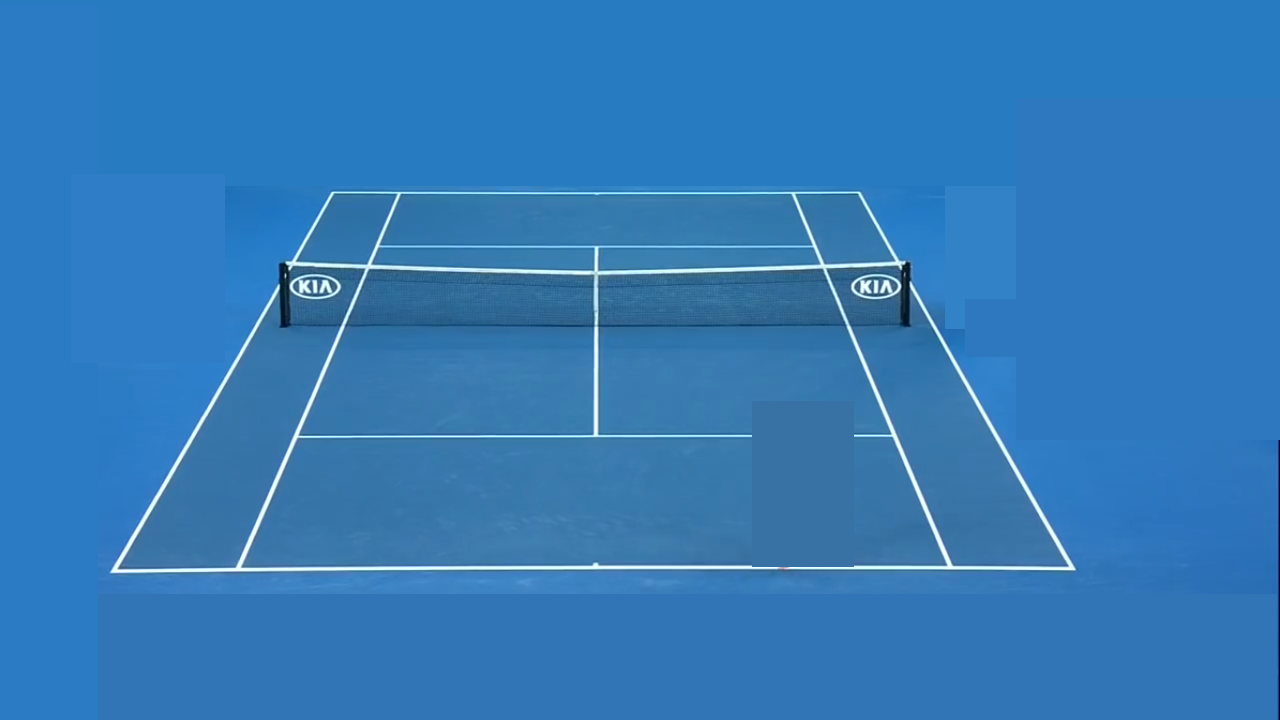
%> input picture temporal_segmentation_sift/court_template/template1.png, 1280 x 720 px
$ octave --eval "result = getFrameFeatureDescriptor(imread('court_template/template1.png'));"   (GNU Octave 9; MATLAB toolbox functions it lacks are replaced by stand-ins)
%> lines starting %> are read from the running program, lines starting %| are printed output that depends on the picture; in (x1, y1, x2, y2) boxes, pixels count from 0 and x2, y2 are one past the last pixel; in counts of white or black regions, pixels touching at a corner belong together; the program's own positions count from 1
function [frameFeatures , frameDescriptors] = getFrameFeatureDescriptor(frame_image)

[height, width, dim] = size(frame_image);
frame_image_edge = edge(imgaussfilt(rgb2gray(frame_image),1),'sobel');
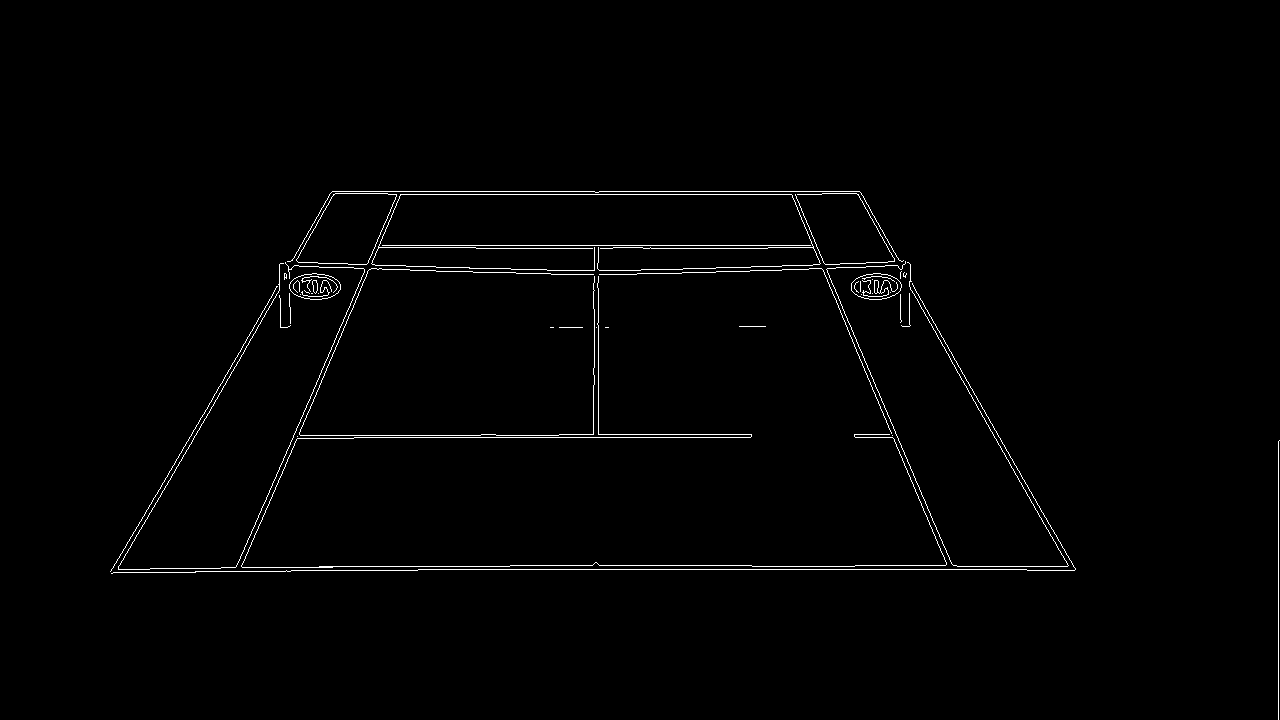
%> frame_image_edge: size 720x1280 logical; 1.1% white in thin lines or dots, all inside (x1, y1, x2, y2) = (110, 191, 1280, 720)

court_image = frame_image;
%> court_image is the input picture: size 720x1280x3 uint8; mean R, G, B 50.5, 121.9, 184.6

% [17 lines of commented-out code are left out]

frame_image_gray = single(imgaussfilt(rgb2gray(court_image),1));
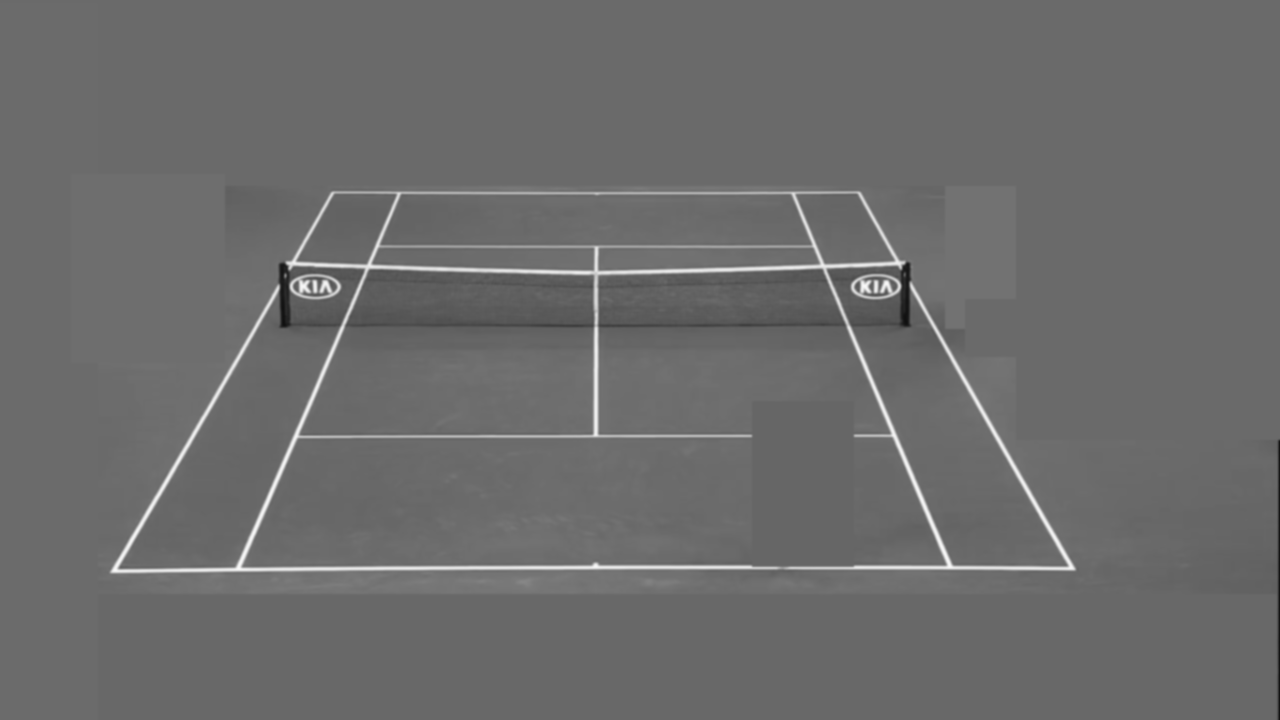
%> frame_image_gray: size 720x1280 single; min 16, max 249, mean 107.7
% [6 lines of commented-out code are left out]
%> (the run ends here)

$ run again, on temporal_segmentation_sift/court_template/template2.png
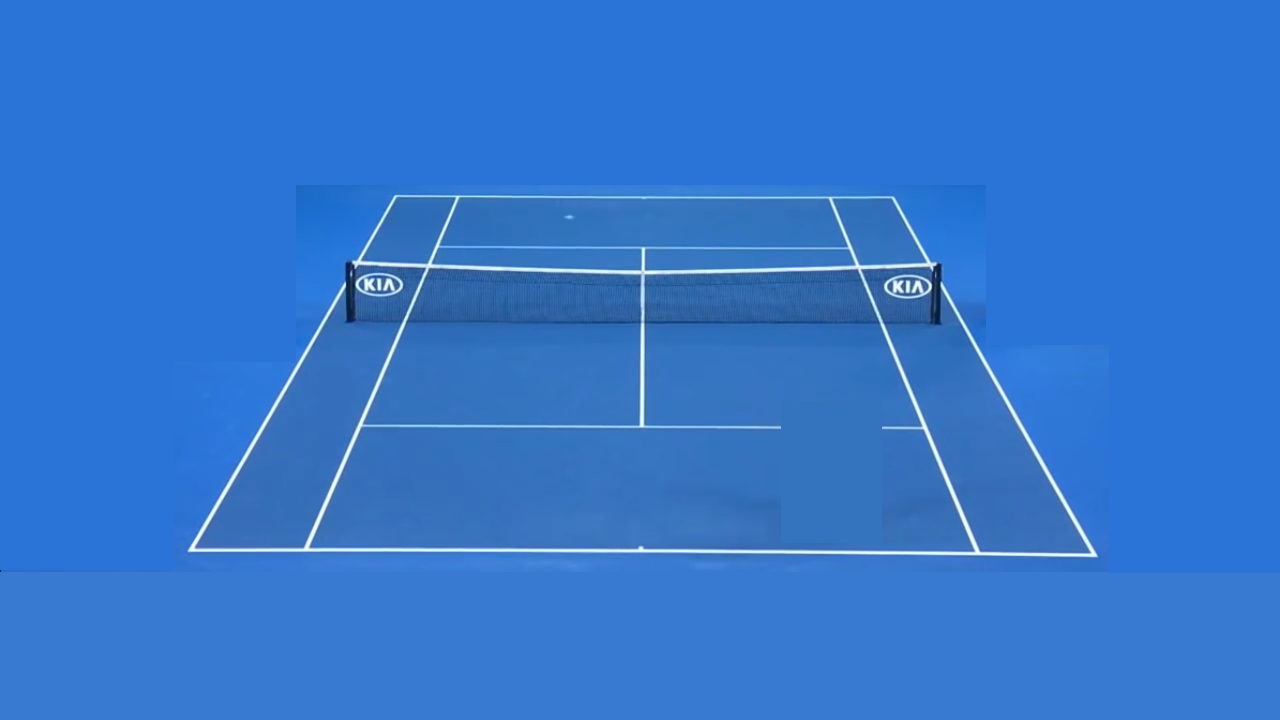
%> input picture temporal_segmentation_sift/court_template/template2.png, 1280 x 720 px
%> in getFrameFeatureDescriptor, `frame_image_edge = edge(imgaussfilt(rgb2gray(frame_image),1),'sobel');`:
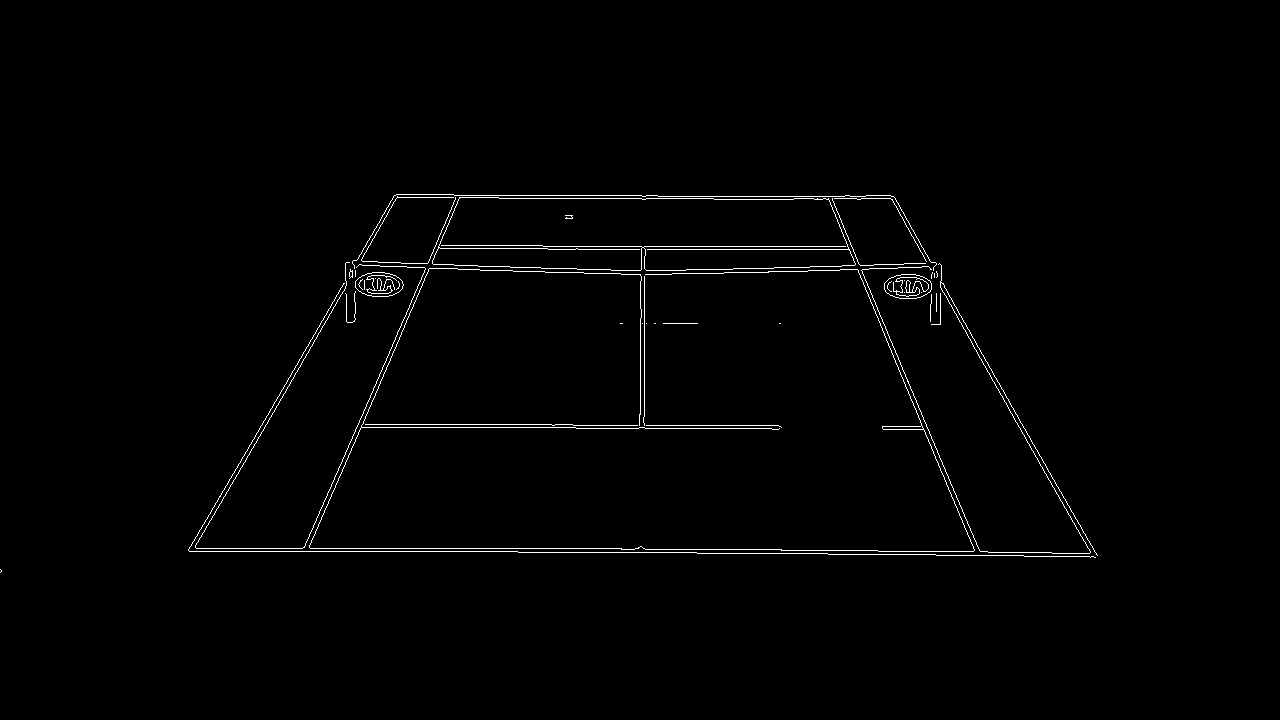
%> frame_image_edge: size 720x1280 logical; 1% white in thin lines or dots, all inside (x1, y1, x2, y2) = (0, 194, 1098, 573)
%> in getFrameFeatureDescriptor, court_image is the input picture: size 720x1280x3 uint8; mean R, G, B 50.2, 118, 205.6
%> in getFrameFeatureDescriptor, `frame_image_gray = single(imgaussfilt(rgb2gray(court_image),1));`:
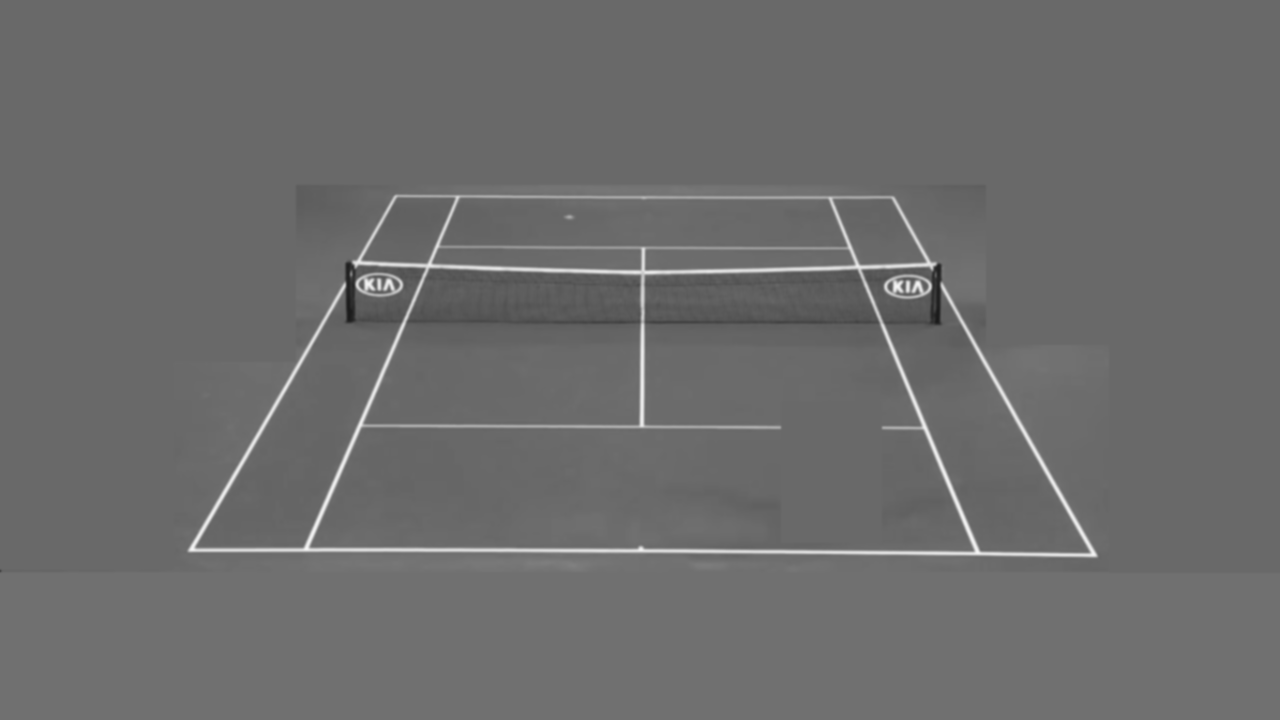
%> frame_image_gray: size 720x1280 single; min 26, max 246, mean 107.9
